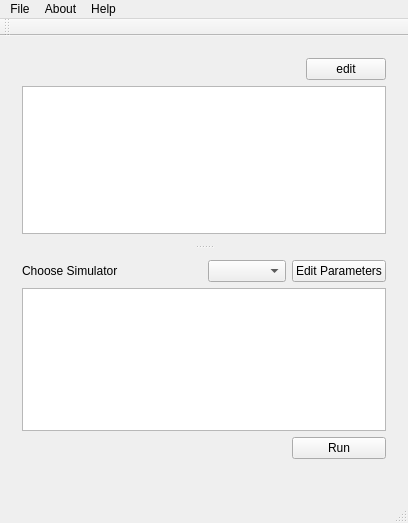
<?xml version="1.0" encoding="UTF-8"?>
<ui version="4.0">
 <class>MainWindow</class>
 <widget class="QMainWindow" name="MainWindow">
  <property name="geometry">
   <rect>
    <x>0</x>
    <y>0</y>
    <width>408</width>
    <height>523</height>
   </rect>
  </property>
  <property name="sizePolicy">
   <sizepolicy hsizetype="Preferred" vsizetype="Preferred">
    <horstretch>0</horstretch>
    <verstretch>0</verstretch>
   </sizepolicy>
  </property>
  <property name="minimumSize">
   <size>
    <width>240</width>
    <height>360</height>
   </size>
  </property>
  <property name="windowTitle">
   <string>SimpleGUI</string>
  </property>
  <widget class="QWidget" name="centralWidget">
   <property name="sizePolicy">
    <sizepolicy hsizetype="Preferred" vsizetype="Preferred">
     <horstretch>0</horstretch>
     <verstretch>0</verstretch>
    </sizepolicy>
   </property>
   <property name="minimumSize">
    <size>
     <width>240</width>
     <height>360</height>
    </size>
   </property>
   <layout class="QVBoxLayout" name="verticalLayout_2">
    <item>
     <widget class="QSplitter" name="splitter">
      <property name="orientation">
       <enum>Qt::Vertical</enum>
      </property>
      <widget class="QWidget" name="gridLayoutWidget">
       <layout class="QGridLayout" name="gridLayout">
        <item row="0" column="3">
         <widget class="QPushButton" name="btn_edit">
          <property name="text">
           <string>edit</string>
          </property>
         </widget>
        </item>
        <item row="1" column="0" colspan="4">
         <widget class="QTextEdit" name="txt_c_file">
          <property name="sizeIncrement">
           <size>
            <width>0</width>
            <height>0</height>
           </size>
          </property>
          <property name="baseSize">
           <size>
            <width>0</width>
            <height>0</height>
           </size>
          </property>
          <property name="contextMenuPolicy">
           <enum>Qt::DefaultContextMenu</enum>
          </property>
          <property name="readOnly">
           <bool>true</bool>
          </property>
         </widget>
        </item>
        <item row="0" column="2">
         <spacer name="horizontalSpacer_2">
          <property name="orientation">
           <enum>Qt::Horizontal</enum>
          </property>
          <property name="sizeHint" stdset="0">
           <size>
            <width>40</width>
            <height>20</height>
           </size>
          </property>
         </spacer>
        </item>
        <item row="0" column="1">
         <spacer name="horizontalSpacer_3">
          <property name="orientation">
           <enum>Qt::Horizontal</enum>
          </property>
          <property name="sizeHint" stdset="0">
           <size>
            <width>40</width>
            <height>20</height>
           </size>
          </property>
         </spacer>
        </item>
        <item row="0" column="0">
         <widget class="QLabel" name="lbl_c_file">
          <property name="sizePolicy">
           <sizepolicy hsizetype="Fixed" vsizetype="Preferred">
            <horstretch>0</horstretch>
            <verstretch>0</verstretch>
           </sizepolicy>
          </property>
          <property name="text">
           <string/>
          </property>
         </widget>
        </item>
       </layout>
      </widget>
      <widget class="QWidget" name="gridLayoutWidget_2">
       <layout class="QGridLayout" name="gridLayout_2">
        <item row="0" column="0">
         <widget class="QLabel" name="label_2">
          <property name="text">
           <string>Choose Simulator</string>
          </property>
         </widget>
        </item>
        <item row="0" column="2">
         <widget class="QComboBox" name="cmb_simulators"/>
        </item>
        <item row="0" column="3">
         <widget class="QPushButton" name="btn_edit_params">
          <property name="text">
           <string>Edit Parameters</string>
          </property>
         </widget>
        </item>
        <item row="1" column="0" colspan="4">
         <widget class="QTextEdit" name="txt_simulator">
          <property name="readOnly">
           <bool>true</bool>
          </property>
         </widget>
        </item>
        <item row="2" column="3">
         <widget class="QPushButton" name="btn_run">
          <property name="text">
           <string>Run</string>
          </property>
         </widget>
        </item>
       </layout>
      </widget>
     </widget>
    </item>
    <item>
     <layout class="QGridLayout" name="gridLayout_3">
      <item row="0" column="0">
       <widget class="QLabel" name="lblLogoEU">
        <property name="text">
         <string>&lt;a href='http://www.google.com'&gt;&lt;/a&gt;</string>
        </property>
        <property name="alignment">
         <set>Qt::AlignRight|Qt::AlignTrailing|Qt::AlignVCenter</set>
        </property>
        <property name="openExternalLinks">
         <bool>true</bool>
        </property>
       </widget>
      </item>
      <item row="0" column="1">
       <widget class="QLabel" name="lblLogoDigiGr">
        <property name="sizePolicy">
         <sizepolicy hsizetype="Preferred" vsizetype="Preferred">
          <horstretch>0</horstretch>
          <verstretch>0</verstretch>
         </sizepolicy>
        </property>
        <property name="minimumSize">
         <size>
          <width>66</width>
          <height>0</height>
         </size>
        </property>
        <property name="maximumSize">
         <size>
          <width>66</width>
          <height>16777215</height>
         </size>
        </property>
        <property name="text">
         <string>&lt;a href='http://www.google.com'&gt;&lt;/a&gt;</string>
        </property>
        <property name="alignment">
         <set>Qt::AlignCenter</set>
        </property>
        <property name="openExternalLinks">
         <bool>true</bool>
        </property>
       </widget>
      </item>
      <item row="0" column="2">
       <widget class="QLabel" name="lblLogoEspa">
        <property name="text">
         <string>&lt;a href='http://www.google.com'&gt;&lt;/a&gt;</string>
        </property>
        <property name="openExternalLinks">
         <bool>true</bool>
        </property>
       </widget>
      </item>
     </layout>
    </item>
   </layout>
  </widget>
  <widget class="QMenuBar" name="menuBar">
   <property name="geometry">
    <rect>
     <x>0</x>
     <y>0</y>
     <width>408</width>
     <height>20</height>
    </rect>
   </property>
   <widget class="QMenu" name="menuAbout">
    <property name="title">
     <string>About</string>
    </property>
   </widget>
   <widget class="QMenu" name="menuHelp">
    <property name="title">
     <string>Help</string>
    </property>
    <addaction name="action_help"/>
   </widget>
   <widget class="QMenu" name="menuFile">
    <property name="tearOffEnabled">
     <bool>false</bool>
    </property>
    <property name="title">
     <string>File</string>
    </property>
    <widget class="QMenu" name="menuOpen">
     <property name="title">
      <string>Open</string>
     </property>
     <addaction name="action_open_c_file"/>
    </widget>
    <addaction name="menuOpen"/>
    <addaction name="action_exit"/>
   </widget>
   <addaction name="menuFile"/>
   <addaction name="menuAbout"/>
   <addaction name="menuHelp"/>
  </widget>
  <widget class="QToolBar" name="mainToolBar">
   <attribute name="toolBarArea">
    <enum>TopToolBarArea</enum>
   </attribute>
   <attribute name="toolBarBreak">
    <bool>false</bool>
   </attribute>
  </widget>
  <widget class="QStatusBar" name="statusBar"/>
  <action name="action_exit">
   <property name="text">
    <string>Exit</string>
   </property>
   <property name="shortcut">
    <string>Ctrl+Q</string>
   </property>
  </action>
  <action name="action_open_c_file">
   <property name="text">
    <string>.c file</string>
   </property>
   <property name="shortcut">
    <string>Ctrl+O</string>
   </property>
  </action>
  <action name="action_help">
   <property name="text">
    <string>parameter &lt;config&gt;</string>
   </property>
   <property name="shortcut">
    <string>F1</string>
   </property>
  </action>
 </widget>
 <layoutdefault spacing="6" margin="11"/>
 <resources/>
 <connections/>
</ui>
